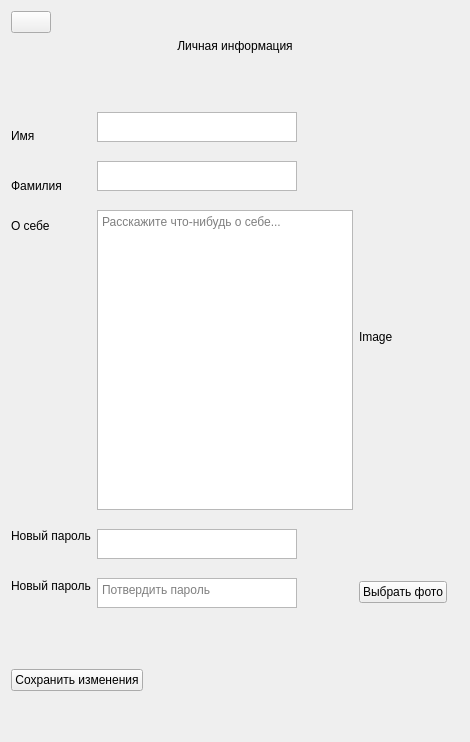
           <widget class="QWidget" name="tab_personalInfo">
            <property name="sizePolicy">
             <sizepolicy hsizetype="Expanding" vsizetype="Expanding">
              <horstretch>0</horstretch>
              <verstretch>0</verstretch>
             </sizepolicy>
            </property>
            <property name="maximumSize">
             <size>
              <width>16777215</width>
              <height>16777215</height>
             </size>
            </property>
            <attribute name="title">
             <string>Страница</string>
            </attribute>
            <layout class="QGridLayout" name="gridLayout_5">
             <item row="0" column="0">
              <layout class="QVBoxLayout" name="verticalLayout_17">
               <item>
                <widget class="QPushButton" name="pb_back_personal_info">
                 <property name="sizePolicy">
                  <sizepolicy hsizetype="Fixed" vsizetype="Fixed">
                   <horstretch>0</horstretch>
                   <verstretch>0</verstretch>
                  </sizepolicy>
                 </property>
                 <property name="text">
                  <string/>
                 </property>
                 <property name="icon">
                  <iconset resource="resources/img/resources.qrc">
                   <normaloff>:/new/img/back.svg</normaloff>:/new/img/back.svg</iconset>
                 </property>
                 <property name="iconSize">
                  <size>
                   <width>32</width>
                   <height>32</height>
                  </size>
                 </property>
                </widget>
               </item>
               <item>
                <layout class="QVBoxLayout" name="verticalLayout_16">
                 <item>
                  <widget class="QLabel" name="label_per_info">
                   <property name="text">
                    <string>Личная информация</string>
                   </property>
                   <property name="alignment">
                    <set>Qt::AlignCenter</set>
                   </property>
                  </widget>
                 </item>
                 <item>
                  <spacer name="verticalSpacer_6">
                   <property name="orientation">
                    <enum>Qt::Vertical</enum>
                   </property>
                   <property name="sizeType">
                    <enum>QSizePolicy::Preferred</enum>
                   </property>
                   <property name="sizeHint" stdset="0">
                    <size>
                     <width>20</width>
                     <height>40</height>
                    </size>
                   </property>
                  </spacer>
                 </item>
                 <item>
                  <layout class="QHBoxLayout" name="horizontalLayout_11">
                   <item>
                    <layout class="QVBoxLayout" name="verticalLayout_15">
                     <item>
                      <layout class="QHBoxLayout" name="horizontalLayout_10">
                       <item>
                        <layout class="QVBoxLayout" name="verticalLayout_14">
                         <property name="topMargin">
                          <number>30</number>
                         </property>
                         <property name="bottomMargin">
                          <number>30</number>
                         </property>
                         <item>
                          <widget class="QLabel" name="label_per_info_name">
                           <property name="sizePolicy">
                            <sizepolicy hsizetype="Fixed" vsizetype="Fixed">
                             <horstretch>0</horstretch>
                             <verstretch>0</verstretch>
                            </sizepolicy>
                           </property>
                           <property name="text">
                            <string>Имя</string>
                           </property>
                          </widget>
                         </item>
                         <item>
                          <spacer name="verticalSpacer_9">
                           <property name="orientation">
                            <enum>Qt::Vertical</enum>
                           </property>
                           <property name="sizeType">
                            <enum>QSizePolicy::Fixed</enum>
                           </property>
                           <property name="sizeHint" stdset="0">
                            <size>
                             <width>20</width>
                             <height>30</height>
                            </size>
                           </property>
                          </spacer>
                         </item>
                         <item>
                          <widget class="QLabel" name="label_per_info_surname">
                           <property name="sizePolicy">
                            <sizepolicy hsizetype="Fixed" vsizetype="Fixed">
                             <horstretch>0</horstretch>
                             <verstretch>0</verstretch>
                            </sizepolicy>
                           </property>
                           <property name="text">
                            <string>Фамилия</string>
                           </property>
                          </widget>
                         </item>
                         <item>
                          <spacer name="verticalSpacer_10">
                           <property name="orientation">
                            <enum>Qt::Vertical</enum>
                           </property>
                           <property name="sizeType">
                            <enum>QSizePolicy::Fixed</enum>
                           </property>
                           <property name="sizeHint" stdset="0">
                            <size>
                             <width>20</width>
                             <height>20</height>
                            </size>
                           </property>
                          </spacer>
                         </item>
                         <item>
                          <widget class="QLabel" name="label_per_info_about">
                           <property name="sizePolicy">
                            <sizepolicy hsizetype="Fixed" vsizetype="Fixed">
                             <horstretch>0</horstretch>
                             <verstretch>0</verstretch>
                            </sizepolicy>
                           </property>
                           <property name="text">
                            <string>О себе</string>
                           </property>
                           <property name="alignment">
                            <set>Qt::AlignLeading|Qt::AlignLeft|Qt::AlignTop</set>
                           </property>
                          </widget>
                         </item>
                         <item>
                          <spacer name="verticalSpacer_11">
                           <property name="orientation">
                            <enum>Qt::Vertical</enum>
                           </property>
                           <property name="sizeType">
                            <enum>QSizePolicy::Fixed</enum>
                           </property>
                           <property name="sizeHint" stdset="0">
                            <size>
                             <width>20</width>
                             <height>290</height>
                            </size>
                           </property>
                          </spacer>
                         </item>
                         <item>
                          <widget class="QLabel" name="label_per_info_pass">
                           <property name="sizePolicy">
                            <sizepolicy hsizetype="Fixed" vsizetype="Fixed">
                             <horstretch>0</horstretch>
                             <verstretch>0</verstretch>
                            </sizepolicy>
                           </property>
                           <property name="text">
                            <string>Новый пароль</string>
                           </property>
                          </widget>
                         </item>
                         <item>
                          <spacer name="verticalSpacer_12">
                           <property name="orientation">
                            <enum>Qt::Vertical</enum>
                           </property>
                           <property name="sizeType">
                            <enum>QSizePolicy::Fixed</enum>
                           </property>
                           <property name="sizeHint" stdset="0">
                            <size>
                             <width>20</width>
                             <height>30</height>
                            </size>
                           </property>
                          </spacer>
                         </item>
                         <item>
                          <widget class="QLabel" name="label_per_info_pass2">
                           <property name="sizePolicy">
                            <sizepolicy hsizetype="Fixed" vsizetype="Fixed">
                             <horstretch>0</horstretch>
                             <verstretch>0</verstretch>
                            </sizepolicy>
                           </property>
                           <property name="text">
                            <string>Новый пароль</string>
                           </property>
                          </widget>
                         </item>
                        </layout>
                       </item>
                       <item>
                        <layout class="QVBoxLayout" name="verticalLayout_13">
                         <item>
                          <widget class="QTextEdit" name="le_pi_name_3">
                           <property name="sizePolicy">
                            <sizepolicy hsizetype="Fixed" vsizetype="Fixed">
                             <horstretch>0</horstretch>
                             <verstretch>0</verstretch>
                            </sizepolicy>
                           </property>
                           <property name="maximumSize">
                            <size>
                             <width>200</width>
                             <height>30</height>
                            </size>
                           </property>
                          </widget>
                         </item>
                         <item>
                          <widget class="QTextEdit" name="le_pi_surname_3">
                           <property name="sizePolicy">
                            <sizepolicy hsizetype="Fixed" vsizetype="Fixed">
                             <horstretch>0</horstretch>
                             <verstretch>0</verstretch>
                            </sizepolicy>
                           </property>
                           <property name="maximumSize">
                            <size>
                             <width>200</width>
                             <height>30</height>
                            </size>
                           </property>
                          </widget>
                         </item>
                         <item>
                          <widget class="QTextEdit" name="le_pi_aboutme_3">
                           <property name="sizePolicy">
                            <sizepolicy hsizetype="Expanding" vsizetype="Expanding">
                             <horstretch>0</horstretch>
                             <verstretch>0</verstretch>
                            </sizepolicy>
                           </property>
                           <property name="maximumSize">
                            <size>
                             <width>600</width>
                             <height>300</height>
                            </size>
                           </property>
                           <property name="placeholderText">
                            <string>Расскажите что-нибудь о себе...</string>
                           </property>
                          </widget>
                         </item>
                         <item>
                          <widget class="QTextEdit" name="le_pi_newpass_3">
                           <property name="sizePolicy">
                            <sizepolicy hsizetype="Fixed" vsizetype="Fixed">
                             <horstretch>0</horstretch>
                             <verstretch>0</verstretch>
                            </sizepolicy>
                           </property>
                           <property name="maximumSize">
                            <size>
                             <width>200</width>
                             <height>30</height>
                            </size>
                           </property>
                          </widget>
                         </item>
                         <item>
                          <widget class="QTextEdit" name="le_pi_newrepeatpass_3">
                           <property name="sizePolicy">
                            <sizepolicy hsizetype="Fixed" vsizetype="Fixed">
                             <horstretch>0</horstretch>
                             <verstretch>0</verstretch>
                            </sizepolicy>
                           </property>
                           <property name="maximumSize">
                            <size>
                             <width>200</width>
                             <height>30</height>
                            </size>
                           </property>
                           <property name="placeholderText">
                            <string>Потвердить пароль</string>
                           </property>
                          </widget>
                         </item>
                        </layout>
                       </item>
                      </layout>
                     </item>
                     <item>
                      <spacer name="verticalSpacer_7">
                       <property name="orientation">
                        <enum>Qt::Vertical</enum>
                       </property>
                       <property name="sizeType">
                        <enum>QSizePolicy::Preferred</enum>
                       </property>
                       <property name="sizeHint" stdset="0">
                        <size>
                         <width>20</width>
                         <height>40</height>
                        </size>
                       </property>
                      </spacer>
                     </item>
                     <item>
                      <widget class="QPushButton" name="pb_saveChanges">
                       <property name="sizePolicy">
                        <sizepolicy hsizetype="Fixed" vsizetype="Fixed">
                         <horstretch>0</horstretch>
                         <verstretch>0</verstretch>
                        </sizepolicy>
                       </property>
                       <property name="text">
                        <string>Cохранить изменения</string>
                       </property>
                      </widget>
                     </item>
                    </layout>
                   </item>
                   <item>
                    <layout class="QVBoxLayout" name="verticalLayout_12">
                     <item>
                      <widget class="QLabel" name="la_pi_image">
                       <property name="sizePolicy">
                        <sizepolicy hsizetype="Expanding" vsizetype="Expanding">
                         <horstretch>0</horstretch>
                         <verstretch>0</verstretch>
                        </sizepolicy>
                       </property>
                       <property name="minimumSize">
                        <size>
                         <width>100</width>
                         <height>100</height>
                        </size>
                       </property>
                       <property name="maximumSize">
                        <size>
                         <width>300</width>
                         <height>300</height>
                        </size>
                       </property>
                       <property name="text">
                        <string>Image</string>
                       </property>
                      </widget>
                     </item>
                     <item>
                      <widget class="QPushButton" name="pb_pi_image">
                       <property name="sizePolicy">
                        <sizepolicy hsizetype="Fixed" vsizetype="Fixed">
                         <horstretch>0</horstretch>
                         <verstretch>0</verstretch>
                        </sizepolicy>
                       </property>
                       <property name="text">
                        <string>Выбрать фото</string>
                       </property>
                      </widget>
                     </item>
                    </layout>
                   </item>
                  </layout>
                 </item>
                </layout>
               </item>
              </layout>
             </item>
             <item row="1" column="0">
              <spacer name="verticalSpacer_8">
               <property name="orientation">
                <enum>Qt::Vertical</enum>
               </property>
               <property name="sizeType">
                <enum>QSizePolicy::Preferred</enum>
               </property>
               <property name="sizeHint" stdset="0">
                <size>
                 <width>20</width>
                 <height>40</height>
                </size>
               </property>
              </spacer>
             </item>
            </layout>
           </widget>
